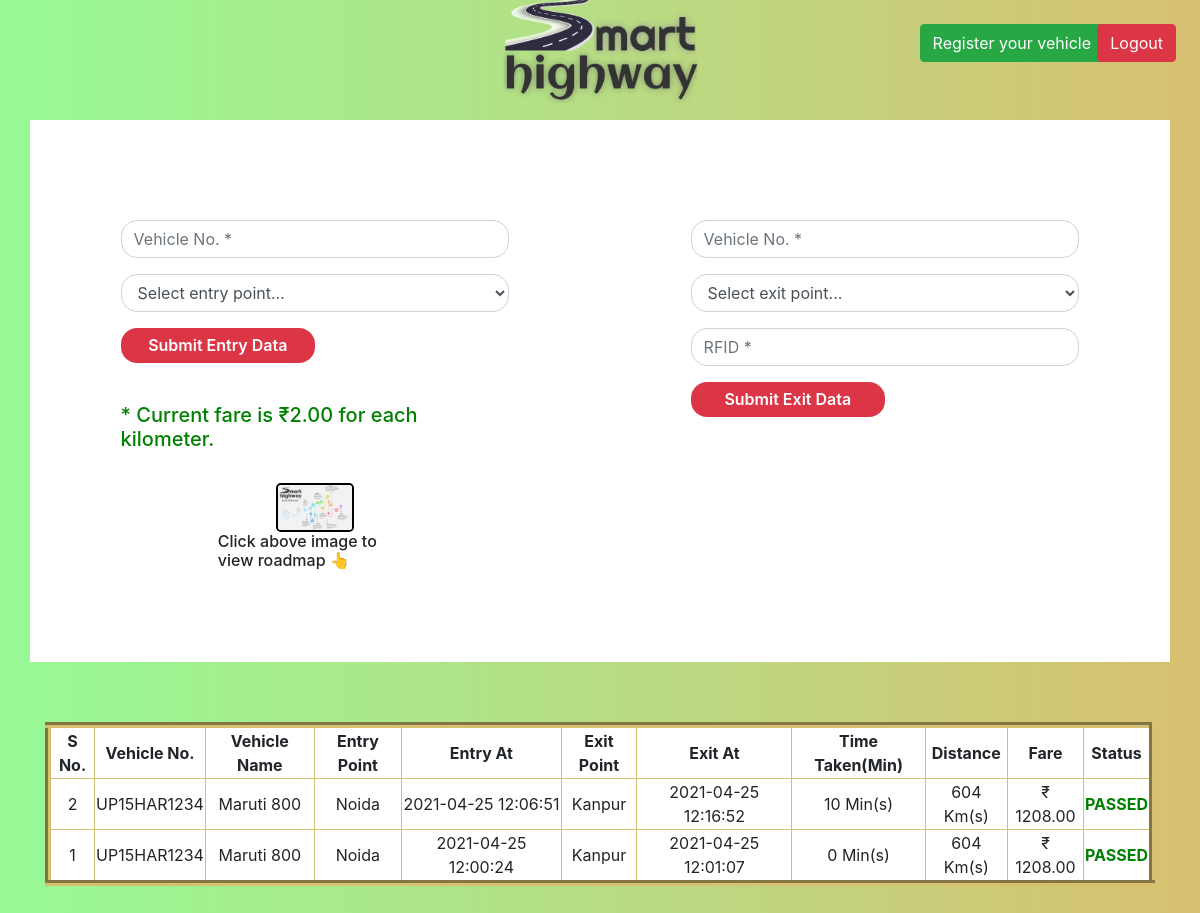
The page /auto_toll/tolling.php on the database its author committed.
### tables this page shows
CREATE TABLE `vehiclehistory` (
  `id` int(11) NOT NULL,
  `vehicle_no` varchar(255) NOT NULL,
  `entrygate` varchar(255) NOT NULL,
  `entrytime` timestamp NULL DEFAULT NULL,
  `exitgate` varchar(255) DEFAULT NULL,
  `exittime` timestamp NULL DEFAULT NULL,
  `status` varchar(255) NOT NULL
);

CREATE TABLE `vehicleregistration` (
  `vehicle_no` text NOT NULL,
  `vehicle_name` text NOT NULL,
  `owner_name` text NOT NULL,
  `owner_contact` text NOT NULL,
  `owner_address` text NOT NULL,
  `rfid` text NOT NULL,
  `current_datetime` timestamp NOT NULL DEFAULT current_timestamp() ON UPDATE current_timestamp(),
  `rfid_balance` int(11) DEFAULT 100
);

CREATE TABLE `distance` (
  `s_no` int(11) NOT NULL,
  `entrygate` varchar(255) NOT NULL,
  `exitgate` varchar(255) NOT NULL,
  `distance` int(255) NOT NULL
);

### auto_toll/tolling.php (the view, shortened to what this page needs)
<!doctype html>
<html lang="en">
<head>
  <link rel="stylesheet" href="https://stackpath.bootstrapcdn.com/bootstrap/4.4.1/css/bootstrap.min.css"
>
  <link rel="stylesheet" href="//cdn.datatables.net/1.10.20/css/jquery.dataTables.min.css">
  <link rel="stylesheet" href="style.css">
</head>
<body>
 <a href="registration.php"> <button type="button" class="btn btn-success regisbtn" >Register your vehicle</button></a>
 <a href="login.php"> <button type="button" class="btn btn-danger regisbtn1" >Logout</button></a>
<link href="//maxcdn.bootstrapcdn.com/bootstrap/4.1.1/css/bootstrap.min.css" rel="stylesheet" id="bootstrap-css">
<link rel="stylesheet" href="https://cdnjs.cloudflare.com/ajax/libs/selectize.js/0.12.6/css/selectize.bootstrap3.min.css" />
<div class="container contact-form">
      <div class="contact-image">
                <img src="rocket_contact.png" alt="rocket_contact"/>
            </div>
               <div class="row">
                    <div class="col-md-6">
                      <form action="insertentry.php" method="POST">
                        <div class="form-group">
                            <input type="text" name="vehicle_no" class="form-control" placeholder="Vehicle No. *" value="" />
                        </div>
                        <div class="form-group">
                            <select name="entrygate" class="form-control" id="select-state" placeholder="Select Entry Point">
                            <option value="">Select entry point...</option>
                          </select>
                        </div>
                        <div class="form-group">
                            <input type="submit" name="btnSubmit" class="btnContact" value="Submit Entry Data" />
                        </div>
                        <br>
                        <div class="form-group">
                            <h5 style="color:green;">* Current fare is ₹2.00 for each kilometer.</h5>
                            <br>
                            <img id="myImg" class="center" src="smart_highway_timeline.jpeg" alt="img" style="width:20%;max-width:700px;">
                            <h6 class="center">Click above image to view roadmap 👆</h6>
                        </div>
                        </div>
                    <div class="col-md-6">
                      <form action="insertexit.php" method="post">
                        <div class="form-group">
                            <input type="text" name="vehicle_no" class="form-control" placeholder="Vehicle No. *" value="" />
                        </div>
                        <div class="form-group">
                            <select name="exitgate" class="form-control" id="select-state" placeholder="Select Exit Point">
                            <option value="">Select exit point...</option>
                          </select>
                        </div>
                        <div class="form-group">
                            <input type="text" name="rfid" class="form-control" placeholder="RFID *" value="" />
                        </div>
                        <div class="form-group">
                            <input type="submit" name="btnSubmit" class="btnContact" value="Submit Exit Data" />
                        </div>
                        </form>
                      </div>
                  </div>
              </div>
              <?php
                          include("config.php");
                          $result=mysqli_query($conn,"SELECT * from vehiclehistory order by id desc ");
                          $total = mysqli_num_rows($result);
                          ?>
                          <div class="container">
                <table border="6" style="background:white; width:100%; margin-bottom:60px;border-color:#d8c071;">
                  <thead>
                    <tr style="text-align:center;">
                      <th>S No.</th>
                      <th>Vehicle No.</th>
                      <th>Vehicle Name</th>
                      <th>Entry Point</th>
                      <th>Entry At</th>
                      <th>Exit Point</th>
                      <th>Exit At</th>
                      <th>Time Taken(Min)</th>
                      <th>Distance</th>
                      <th>Fare</th>
                      <th>Status</th>
                    </tr>
                  </thead>
                  <tbody  style="text-align:center; ">
                  <?php
                        while($res=mysqli_fetch_array($result)){
                          $vehicle_no=$res['vehicle_no'];
                          $result1 = mysqli_query($conn,"SELECT * from `vehicleregistration` where vehicle_no ='$vehicle_no'");
                          $res1 = mysqli_fetch_array( $result1);
                          $vehicle_name= $res1['vehicle_name'];
                          $entrygate= $res['entrygate'];
                          $exitgate= $res['exitgate'];
                          $entrytime= $res['entrytime'];
                          $exittime= $res['exittime'];
                          $result3 = mysqli_query($conn, "SELECT TIMESTAMPDIFF(MINUTE, '$entrytime', '$exittime') as timetaken") or die('Error');
                          $row1=mysqli_fetch_array($result3);
                          $result2 = mysqli_query($conn,"SELECT * from distance where entrygate ='$entrygate' and exitgate= '$exitgate'") or die("Error: " . mysqli_error($conn));
                          $err= mysqli_num_rows($result2);
                          if ($err==0){
                            $distance = "___";
                            $fare = "___";
                            $timetaken = "___";
                          }
                          else{
                            $res2 = mysqli_fetch_array( $result2);
                            $timetaken=$row1['timetaken'];
                            $distance= $res2['distance'];
                            $fare = $distance * 2;
                          }
                          echo '<tr>';
                          echo '<td>'.$total--.'</td>';
                          echo '<td>'.$res['vehicle_no'].'</td>';
                          echo '<td>'.$vehicle_name.'</td>';
                          echo '<td>'.$res['entrygate'].'</td>';
                          echo '<td>'.$res['entrytime'].'</td>';
                          echo '<td >'.$res['exitgate'].'</td>';
                          echo '<td>'.$res['exittime'].'</td>';
                          echo '<td>'.$timetaken.' Min(s)'.'</td>';
                          echo '<td>'.$distance.' Km(s)'.'</td>';
                          echo '<td>'.'₹ '.$fare.'.00'.'</td>';
                          $status = $res['status'];
                          if ($status == "PASSED"){
                            echo '<td style="color:green; font-weight:bold;">'.$res['status'].'</td>';
                          }
                          else{
                            echo '<td style="color:darkorange; font-weight:bold;">'.'<span class="blink_text">'.$res['status'].'</span>'.'</td>';
                          }
                          echo '</tr>';
                        }
                        ?>
                  </tbody>
                </table>
                </div>
</body>
</html>

### auto_toll/style.css (style rules this page uses)
body { background: -webkit-linear-gradient(left, #96fa96, #d8c071); }
.contact-form { background: #fff; margin-top: 10%; margin-bottom: 5%; width: 70%; }
.contact-form .form-control { border-radius:1rem; }
.contact-image { text-align: center; }
.contact-image img { width: 18%; margin-top: -15%; }
.contact-form form { padding: 14%; }
.contact-form .btnContact { width: 50%; border: none; border-radius: 1rem; padding: 1.5%; background: #dc3545; font-weight: 600; color: #fff; cursor: pointer; }

### auto_toll/tolling.php (style rules this page uses)
.regisbtn { float:right; margin-top:-8%; margin-right:8%; }
.regisbtn1 { float:right; margin-top:-8%; margin-right:2%; }
#myImg { border-radius: 5px; border:2px solid black; cursor: pointer; transition: 0.3s; }
.center { display: block; margin-left: auto; margin-right: auto; width: 50%; }

### rows shown on the page
vehiclehistory: vehicle_no "UP15HAR1234", vehicleregistration.vehicle_name "Maruti 800", entrygate "Noida", entrytime "2021-04-25 12:06:51", exitgate "Kanpur", exittime "2021-04-25 12:16:52", timetaken "10", distance.distance "604", distance.distance "1208", status "PASSED"
vehiclehistory: vehicle_no "UP15HAR1234", vehicleregistration.vehicle_name "Maruti 800", entrygate "Noida", entrytime "2021-04-25 12:00:24", exitgate "Kanpur", exittime "2021-04-25 12:01:07", timetaken "0", distance.distance "604", distance.distance "1208", status "PASSED"
